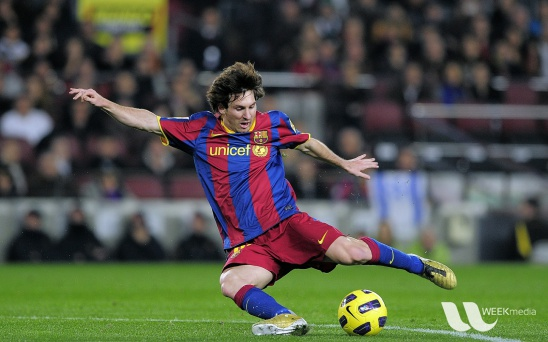
#> input picture 3/3/messi5.jpg, 548 x 342 px
$ python 3.1.py
#> lines starting #> are read from the running program, lines starting #| are printed output that depends on the picture; after the words box and inside, x2 and y2 are one past the last pixel; in counts of white or black regions, pixels touching at a corner belong together
import cv2
import matplotlib.pyplot as plt
import numpy as np
from skimage.util import random_noise

messi = cv2.imread("messi5.jpg", cv2.IMREAD_GRAYSCALE)
#> messi: shape (342, 548); min 0, max 253, mean 83.3
barbara = cv2.imread("barbara.tif", cv2.IMREAD_GRAYSCALE)
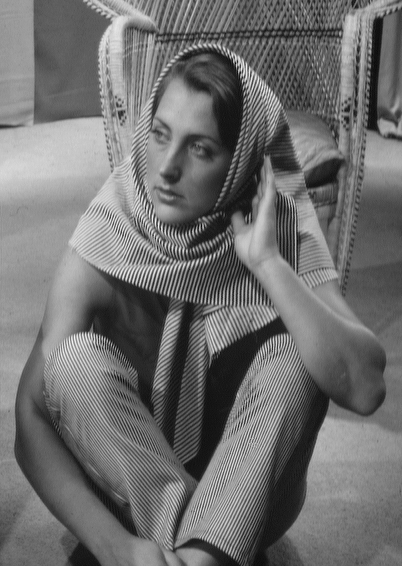
#> input picture 3/3/barbara.tif, 402 x 566 px
#> barbara is the input picture: shape (566, 402); min 4, max 247, mean 111.5

_, subplt = plt.subplots(1, 2, figsize=(15, 12))
subplt[0].imshow(messi, cmap='gray')
subplt[0].title.set_text("Original Messi")
subplt[1].imshow(barbara, cmap='gray')
subplt[1].title.set_text("Original Barbara")
plt.show()

gaussian_messi = random_noise(messi, mode='gaussian', var=0.1, mean=0)
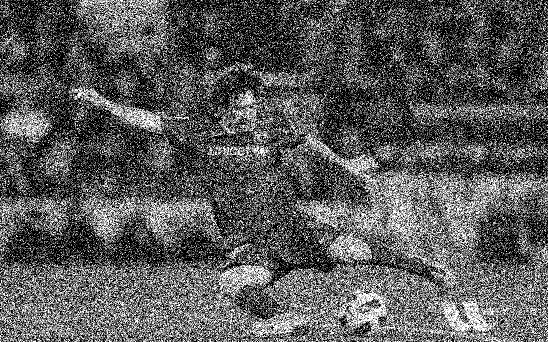
#> gaussian_messi: shape (342, 548) float64; min 0, max 1, mean 0.357
sp_messi = random_noise(messi, mode='s&p', amount=0.1)
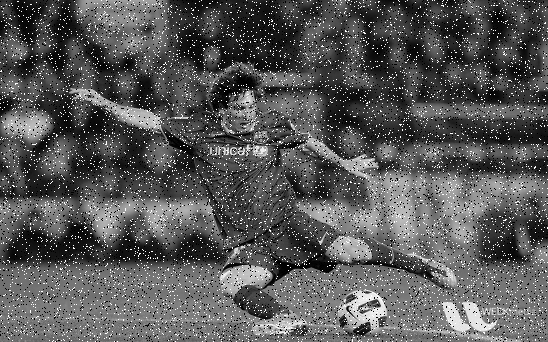
#> sp_messi: shape (342, 548) float64; min 0, max 1, mean 0.344
gaussian_barbara = random_noise(barbara, mode='gaussian', var=0.1, mean=0)
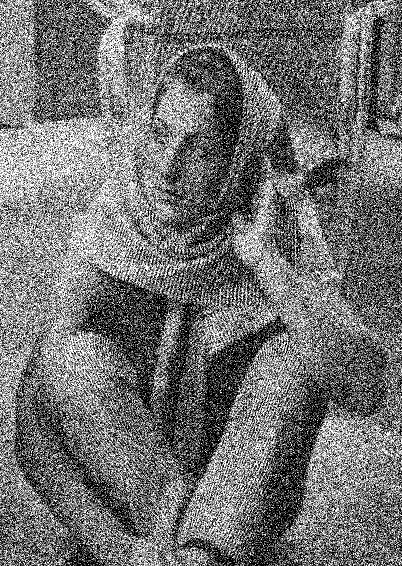
#> gaussian_barbara: shape (566, 402) float64; min 0, max 1, mean 0.448
sp_barbara = random_noise(barbara, mode='s&p', amount=0.1)


def show_result():
    _, subplt = plt.subplots(2, 2, figsize=(15, 12))
    subplt[0][0].imshow(gaussian_messi, cmap='gray')
    subplt[0][0].title.set_text(f"Gaussian Noise(PSNR: {cv2.PSNR(messi.astype('float64'), gaussian_messi)})")
    subplt[0][1].imshow(sp_messi, cmap='gray')
    subplt[0][1].title.set_text(f"Salt & Pepper Noise(PSNR: {cv2.PSNR(messi.astype('float64'), sp_messi)})")
    subplt[1][0].imshow(gaussian_barbara, cmap='gray')
    subplt[1][0].title.set_text(f"Gaussian Noise(PSNR: {cv2.PSNR(barbara.astype('float64'), gaussian_barbara)})")
    subplt[1][1].imshow(sp_barbara, cmap='gray')
    subplt[1][1].title.set_text(f"Salt & Pepper Noise(PSNR: {cv2.PSNR(barbara.astype('float64'), sp_barbara)})")
    plt.show()


show_result()


def dct_noise_filter(src, s):
#> called with s = 4
    img = np.copy(src)
    h = img.shape[0]
#> h = 342
    w = img.shape[1]
#> w = 548
    mask = np.zeros((h, w))
    mask[:h // s, :w // s] = np.ones((h // s, w // s))
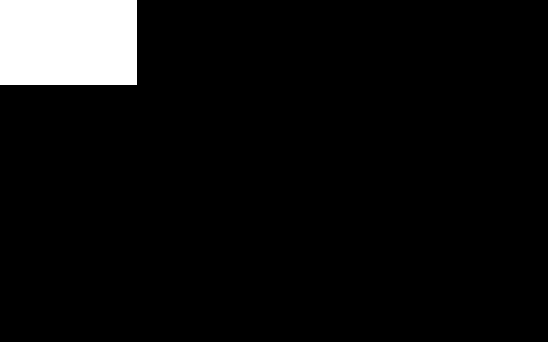
#> mask: shape (342, 548) float64; values 0 (black) and 1 (white), 6.2% white; 1 white region, box (x1, y1, x2, y2) and area: (0, 0, 137, 85) 11645
    img = cv2.dct(img)
    img *= mask
    img = cv2.idct(img)
    return img


filter_factor = 4
gaussian_messi = dct_noise_filter(gaussian_messi, filter_factor)
sp_messi = dct_noise_filter(sp_messi, filter_factor)
gaussian_barbara = dct_noise_filter(gaussian_barbara, filter_factor)
#> call 3 of dct_noise_filter, with s = 4
#> in dct_noise_filter (call 3), `mask[:h // s, :w // s] = np.ones((h // s, w // s))`:
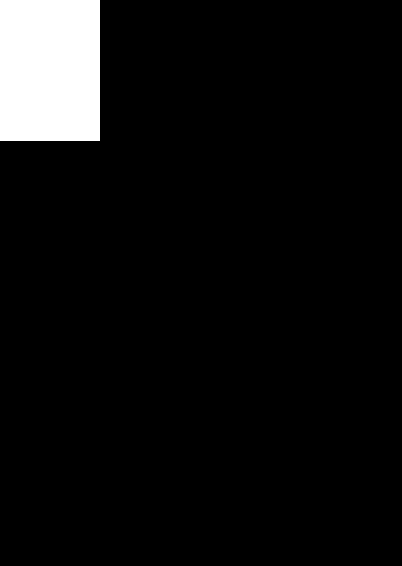
#> mask: shape (566, 402) float64; values 0 (black) and 1 (white), 6.2% white; 1 white region, box (x1, y1, x2, y2) and area: (0, 0, 100, 141) 14100
sp_barbara = dct_noise_filter(sp_barbara, filter_factor)
#> call 4 of dct_noise_filter, with s = 4
#> in dct_noise_filter (call 4), `img = cv2.idct(img)`:
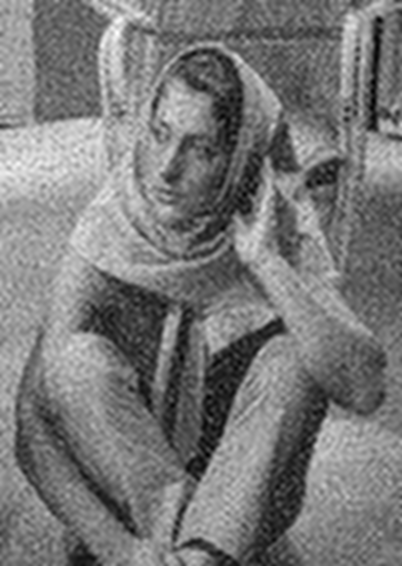
#> img: shape (566, 402) float64; min -0.0217, max 0.956, mean 0.444; drawn with min black and max white

show_result()
